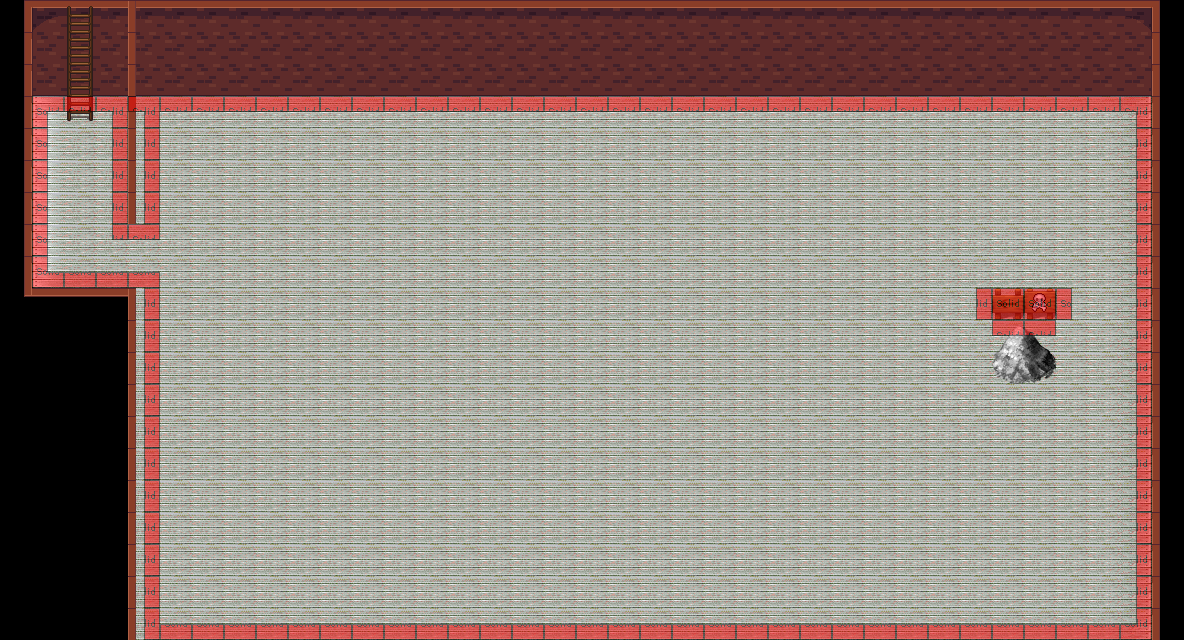

A 2D game scene composited from a Tiled map and its tileset images. What follows is a short description and the map's XML, with each tile layer's data collapsed to a summary:
An orthogonal 37x20 tile map with 32x32 px tiles, 6 tile layers (floor, wall, wall2, panel, ...), 5 tilesets and 3 objects (stairr, stairl, change-map).

<map version="1.0" orientation="orthogonal" width="37" height="20" tilewidth="32" tileheight="32">
 <tileset firstgid="1" name="floor" tilewidth="32" tileheight="32">
  <image source="tuiles/floor1.png" width="512" height="512" />
 </tileset>
 <tileset firstgid="257" name="dungeon" tilewidth="32" tileheight="32">
  <image source="tuiles/dungeon.png" width="416" height="256" />
 </tileset>
 <tileset firstgid="361" name="logic" tilewidth="32" tileheight="32">
  <image source="tuiles/logic.png" width="160" height="160" />
 </tileset>
 <tileset firstgid="386" name="panel" tilewidth="32" tileheight="32">
  <image source="tuiles/panel.png" width="512" height="512" />
 </tileset>
 <tileset firstgid="642" name="mountains" tilewidth="32" tileheight="32">
  <image source="tuiles/mountains.png" width="384" height="288" />
 </tileset>
 <layer name="floor" width="37" height="20">
  <data>[740 cells, 667 non-empty, 3 distinct tile ids]</data>
 </layer>
 <layer name="wall" width="37" height="20">
  <data>[740 cells, 157 non-empty, 18 distinct tile ids]</data>
 </layer>
 <layer name="wall2" width="37" height="20">
  <data>[740 cells, 7 non-empty, 4 distinct tile ids]</data>
 </layer>
 <layer name="panel" width="37" height="20">
  <data>[740 cells, 2 non-empty, 2 distinct tile ids]</data>
 </layer>
 <layer name="Tile Layer 5" width="37" height="20">
  <data>[740 cells, 0 non-empty, 0 distinct tile ids]</data>
 </layer>
 <layer name="logic" width="37" height="20" opacity="0.5">
  <data>[740 cells, 114 non-empty, 10 distinct tile ids]</data>
 </layer>
 <objectgroup name="trigger" width="37" height="20">
  <object name="stair" type="stairr" x="993" y="324" width="31" height="56" />
  <object name="stair" type="stairl" x="1027" y="327" width="29" height="55" />
  <object name="go Sandmap" type="change-map" x="65" y="97" width="28" height="32">
   <properties>
    <property name="dest-map" value="Sandmap.tmx" />
    <property name="dest-x" value="2608" />
    <property name="dest-y" value="64" />
   </properties>
  </object>
 </objectgroup>
</map>
